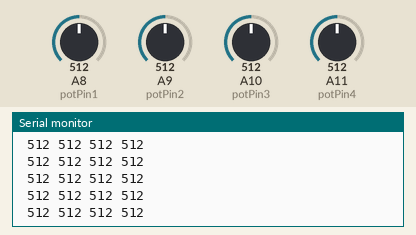
A sketch run on a simulated Arduino Mega 2560, built with avr-gcc and run on an emulated ATmega2560. On the bench: the last lines printed to the serial monitor. The test bench sets the inputs (shaded band); at power-on: A8 (potPin1) = 512, A9 (potPin2) = 512, A10 (potPin3) = 512, A11 (potPin4) = 512.

Above: at 5.7 s.
5.8 s: A8 (potPin1) set to 111
At 5.87 s:
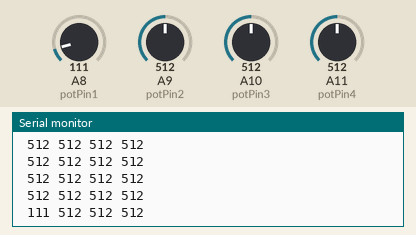
8.8 s: A8 (potPin1) set to 91
At 8.8 s:
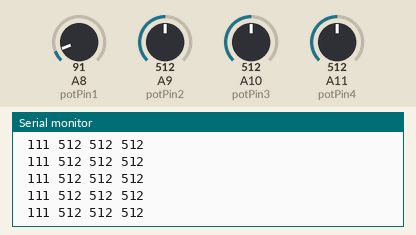
Timing chart, 0 to 11.8 s (numbered marks = the images above; inputs shaded):
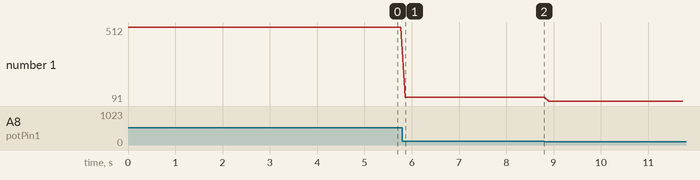

The sketch:

robotDemo3BoundsDetection.ino
```cpp
int potPin1 = A8; // Analog input for potentiometer 1
int potPin2 = A9; // Analog input for potentiometer 2
int potPin3 = A10; // Analog input for potentiometer 3
int potPin4 = A11; // Analog input for potentiometer 4


void setup() {

  Serial.begin(9600);

}

void loop() {
  int pot1Value = analogRead(potPin1);
  int pot2Value = analogRead(potPin2);
  int pot3Value = analogRead(potPin3);
  int pot4Value = analogRead(potPin4);

  Serial.print(" ");
  Serial.print(pot1Value);
  Serial.print(" ");
  Serial.print(pot2Value);
  Serial.print(" ");
  Serial.print(pot3Value);
  Serial.print(" ");
  Serial.println(pot4Value);


  delay(100); // Adjust the delay time as needed to control the data output rate.
}
```

Measured:
- after the input at 5.8 s, the serial monitor: prints a new line after 0.07 s (image 1)
- plotted number 1: 512 → 111 after the input at 5.8 s, 111 → 91 after the input at 8.8 s
